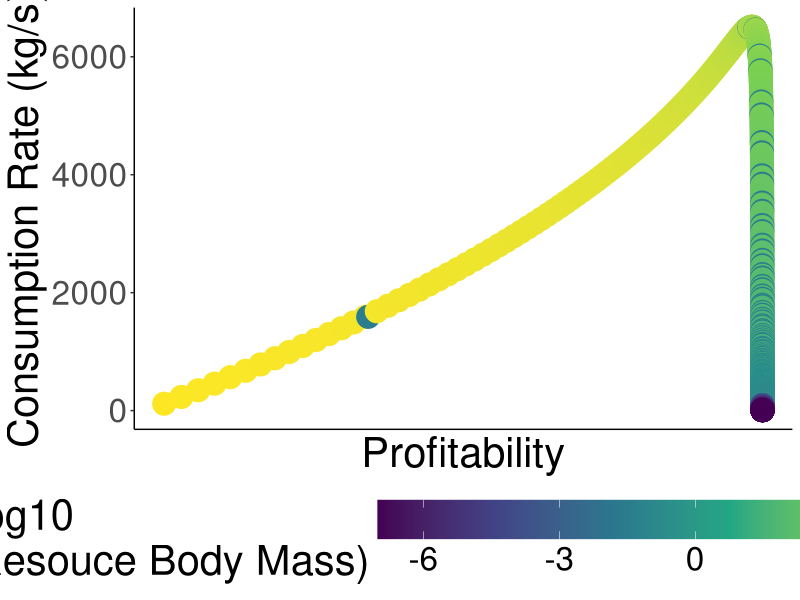
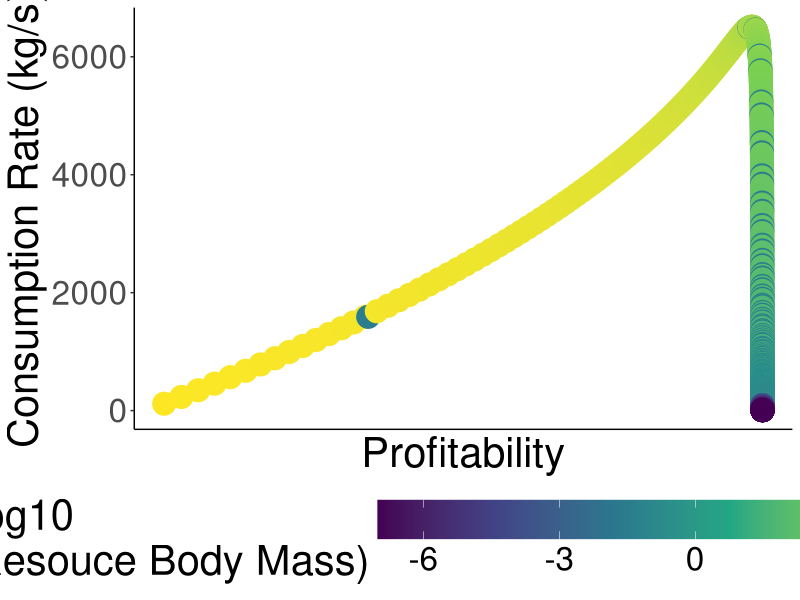

These charts were generated, in order, by the following R code:
#######################################
## Create optimal foragning function
## and plot example output
#######################################


library(tidyverse)

gpath = "/home/ben/Documents/TangledMT/Paper/Figures/"
setwd(gpath)

#####
## Set all constants needed for the functions
#####

V0 = 0.33
D0 = 1.62
P0 = 1 ## Temperature constant (vary by taxa)
k = 8.6173*(10^-5) ## Boltzmann constant
T0 = 293.15 ## 0 celsius in Kelvin
E = 0 ## Activation energy
H0 = 1
B = 0.75
Rp = 0.1
a = 1
c = 1

#####
## Set mass and temperature for some individuals
#####

temp = 20 ## teperatures in celsius
masses = seq(log10(0.0000001), log10(1000000), length.out = 1000)
masses = 10^masses
masses = expand.grid(masses, masses, temp) %>% rename("mi" = 1, "mj" = 2, "T" = 3)

## Write in functions needed

calculateSearchRate = function(mi, mj, T) {

    aij = 2*(V0)*(D0)*(mi^(0.63))*(mj^(0.21))*(P0)*(exp(1)^(-E/(k*(T + T0))))

    return(aij)

}

calculateHandling = function(mi, mj, T) {

    Hij = H0*(mi^(-B))*(1-(a*exp(-(((mj/mi) - Rp)^2)/2*(c)^2)))*(P0)*(exp(1)^(-E/(k*(T + T0))))

    return(Hij)

}


calculateAttackProb = function(mi, mj) {

    Aij = (1/(1 + 0.25*(exp(1)^-(mi^0.33))))*(1/(1 + (log10(Rp*(mi/mj))^2)))^0.2

    return(Aij)

}

calculateProfitability = function(mi, mj, T) {

    pij = (calculateAttackProb(mi, mj)*mj)/calculateHandling(mi, mj, T)

    return(pij)

}

#####
## Choose a focal consumer species
#####

masses = masses %>% filter(mi == masses[nrow(masses)/2,]$mj)

## Find most profitable species for our focal species
## and arrange from most to least profitable

masses = masses %>% mutate(pij = calculateProfitability(mi, mj, T)) %>%
    arrange(-pij)

## Add individuals assuming they are all equally abundant
masses = masses %>% mutate(N = mj^-0.75)

optimisation = function(dat, x) {

    mi = dat[1,]$mi
    mj = dat[x,]$mj

    upper = sum(calculateSearchRate(mi, dat[1:x,]$mj, T)*calculateAttackProb(mi, dat[1:x,]$mj)*dat[1:x,]$N*dat[1:x,]$mj)
    lower = 1 + sum(calculateSearchRate(mi, dat[1:x,]$mj, dat[1:x, ]$T)*calculateAttackProb(mi, dat[1:x,]$mj)*calculateHandling(mi, dat[1:x,]$mj, dat[1:x,]$T)*dat[1:x,]$N)

    out = data.frame(mj, pij = dat[x,]$pij, opt = upper/lower)

    return(out)

}

opt = lapply(1:nrow(masses), function(x) optimisation(x = x, dat = masses)) %>% bind_rows()

ggplot(opt, aes(x = pij, opt)) + 
    geom_point(size = 7.5, aes(col = log10(mj))) +
    theme_classic() +
    labs(x = "Profitability", y = "Consumption Rate (kg/s)", 
    col = "Log10\n(Resouce Body Mass)") +
    scale_colour_viridis_c() +
    theme(text = element_text(size = 30),
    axis.text.x=element_blank(),
    axis.ticks.x=element_blank()) +
    theme(legend.position = "bottom",
    legend.key.size = unit(1, 'cm'), #change legend key size
    legend.key.height = unit(1, 'cm'), #change legend key height
    legend.key.width = unit(3, 'cm'),
    legend.title = element_text(vjust = 1)) +
    scale_x_reverse()

ggsave(filename = "optimisation.png", width = 15, height = 10)
